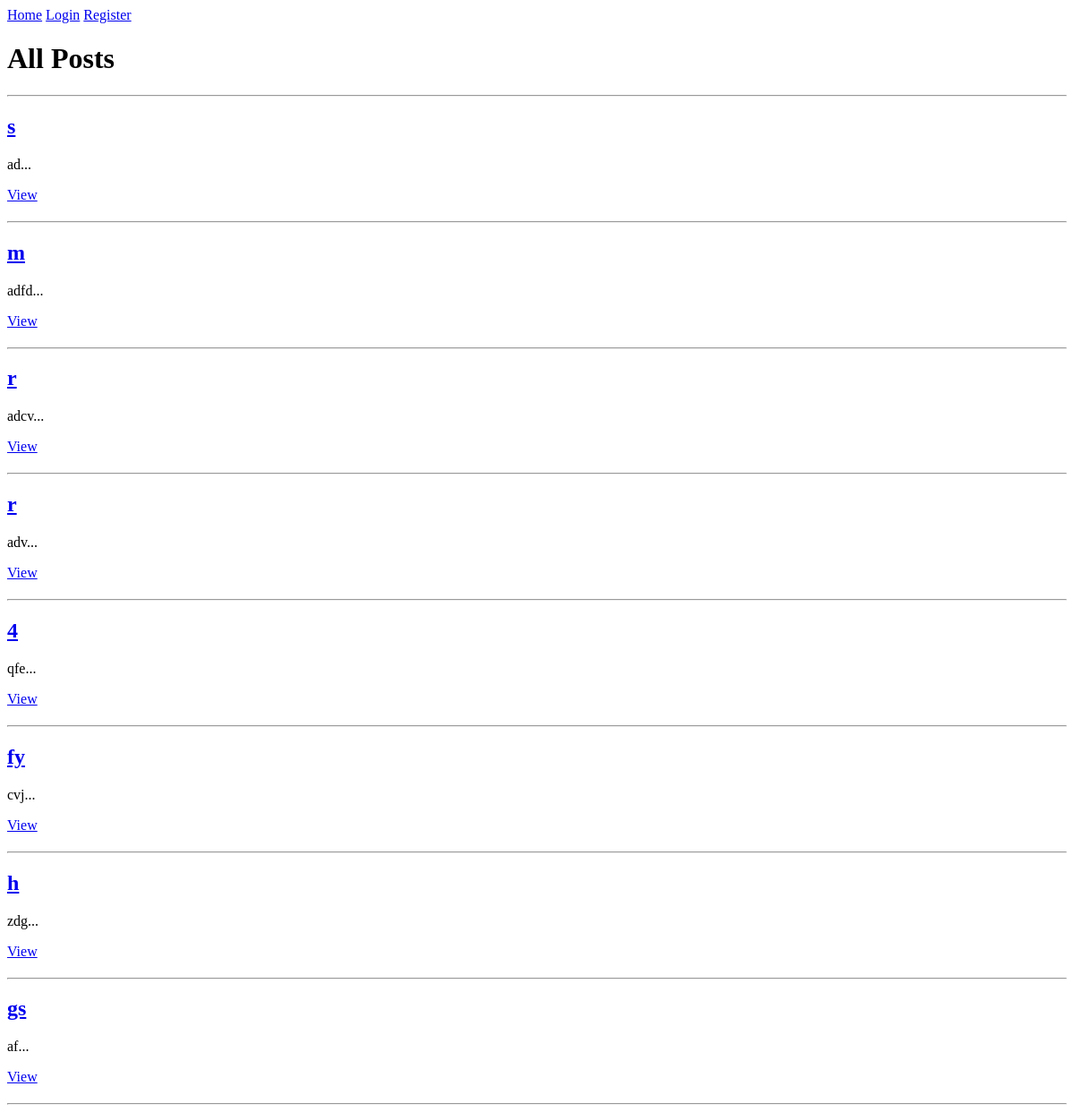
The app's page /, older data.
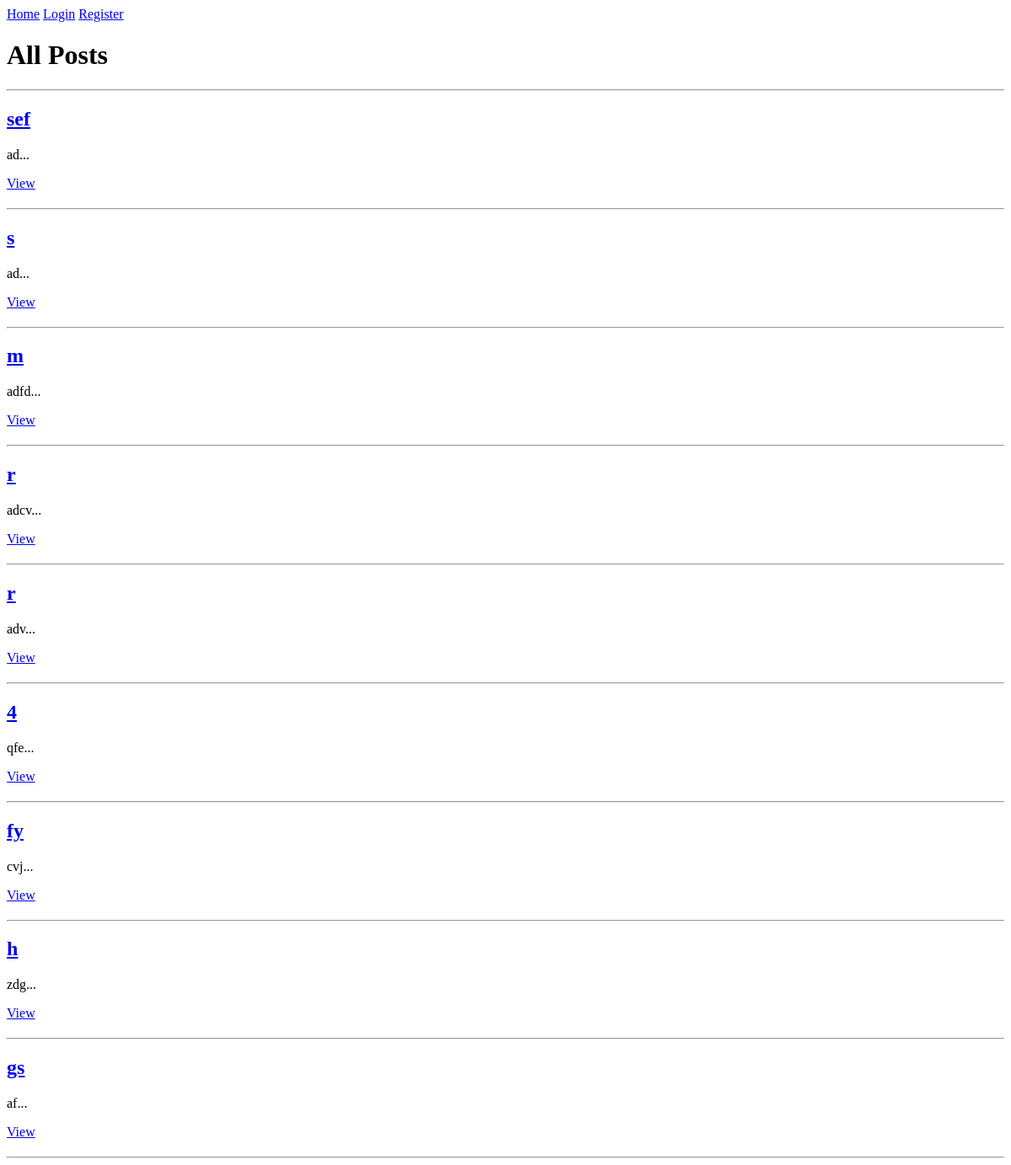
The same page, newer data.
### blog/models.py (models this page shows, shortened)
class Post(models.Model):
    title = models.CharField(max_length=200)
    content = models.TextField()
    published_date = models.DateTimeField(auto_now_add=True)
    author = models.ForeignKey(User, on_delete=models.CASCADE)
    tags = TaggableManager()

### blog/views.py (the view)
# urls.py: path('', views.home, name='home'),
def home(request):
    posts = Post.objects.all().order_by('-published_date')
    return render(request, 'blog/home.html', {'posts': posts})

### blog/templates/blog/home.html (shortened to what this page needs)
{% extends "blog/base.html" %}
{% load static %}
{% block content %}
<h1>All Posts</h1>
<hr>
{% for post in posts %}
    <div style="margin-bottom: 20px;">
        <h2><a href="{% url 'post-detail' post.pk %}">{{ post.title }}</a></h2>
        <p>{{ post.content|slice:":150" }}...</p>
        <a href="{% url 'post-detail' post.pk %}">View</a>
    </div>
    <hr>
{% endfor %}
{% endblock %}

### blog/templates/blog/base.html (shortened to what this page needs)
{% load static %}
<!DOCTYPE html>
<html>
<head>
  <link rel="stylesheet" href="{% static 'blog/styles.css' %}">
</head>
<body>
  <nav>
    <a href="{% url 'home' %}">Home</a>
    {% if user.is_authenticated %}
      <a href="{% url 'profile' %}">Profile</a>
      <a href="{% url 'logout' %}">Logout</a>
      <span>Hi, {{ user.username }}</span>
      <form method="get" action="{% url 'search-posts' %}">
     <input type="text" name="q" placeholder="Search posts..." required>
     <button type="submit">Search</button>
</form>
    {% else %}
      <a href="{% url 'login' %}">Login</a>
      <a href="{% url 'register' %}">Register</a>
    {% endif %}
  </nav>
  <main>
    {% block content %}{% endblock %}
  </main>
</body>
</html>

Row changes from the older to the newer data that the page shows:
added Post: title "sef", content "ad"
